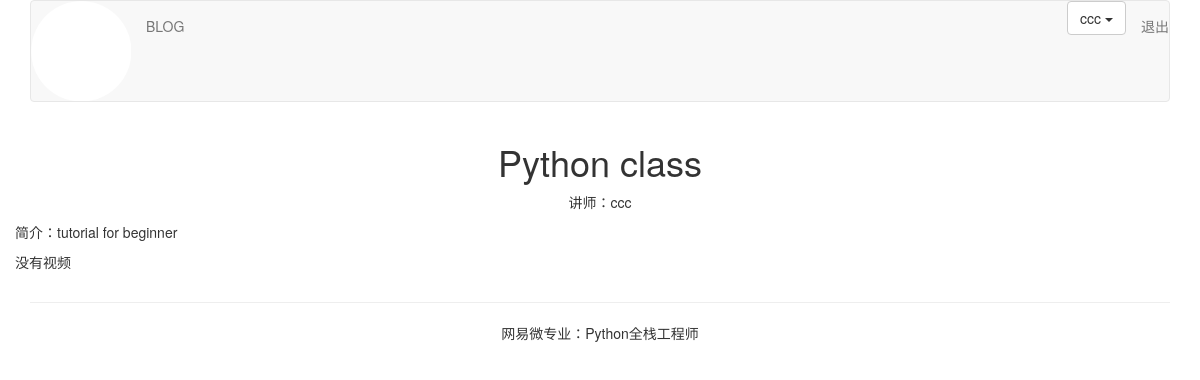
/course/course-detail/2/ (signed in), run on the app's committed database.
### course/models.py (models this page shows, shortened)
class Course(models.Model):
    user = models.ForeignKey(User, on_delete=models.CASCADE, related_name='course_user')
    title = models.CharField(max_length=300)
    created = models.DateTimeField(auto_now_add=True)
    overview = models.TextField()
    video = models.FileField(blank=True, upload_to='videos/')
    attach = models.FileField(blank=True, upload_to=user_directory_path)
    class Meta:
        ordering = ('-created',)

### course/views.py (the view)
# urls.py: path('course-detail/<int:pk>/', CourseDetailView.as_view(), name='course_detail'),
class CourseDetailView(UserCourseMixin, DeleteView):
    template_name = 'course/course_detail.html'

### course/views.py (called while the page is built)
    def get_queryset(self):
        qs = super(UserMixin, self).get_queryset()
        return qs.filter(user=self.request.user)

### templates/course/course_detail.html (shortened to what this page needs)
{% extends 'base.html' %}
{% block content %}
<div class="row vertical-middle-sm">
    <h1 class="text-center">{{ object.title }}</h1>
    <p class="text-center">讲师：{{ object.user.username }}</p>
    <p>简介：{{ object.overview }}</p>
    {% if object.video %}
        <div class="text-center">
            <video src="{{ object.video.url }}" class="text-center" controls="controls" width="800"></video>
        </div>
    {% else %}
        <p>没有视频</p>
    {% endif %}
</div>
{% endblock %}

### templates/header.html (shortened to what this page needs)
{% load staticfiles %}
<div class="container">
    <nav class="navbar navbar-default" navigation>
        <div class="navbar-header">
            <img src="{% static  './images/logo.png' %}" alt="" width="100">
        </div>
        <div>
            <ul class="nav navbar-nav">
                <li><a href="{% url 'blog:blog_title' %}">BLOG</a></li>
            </ul>
            <ul class="nav navbar-nav navbar-right">
                {% if user.is_authenticated %}
                <li>
                    <div class="dropdown">
                        <button class="btn btn-default dropdown-toggle"
                                    type="button"
                                    id="dropdownMenu"
                                    data-toggle="dropdown">
                            {{ user.username }}
                            <span class="caret"></span>
                        </button>
                    </div>
                </li>
                <li><a href="{% url 'account:user_logout' %}">退出</a></li>
                {% else %}
                <li><a href="{% url 'account:user_login' %}">登录</a></li>
                {% endif %}
            </ul>
        </div>
    </nav>
</div>

### data on the page
Course: title "Python class", user.username "ccc", overview "tutorial for beginner"

### other printed values
{{ user.username }} "ccc"
